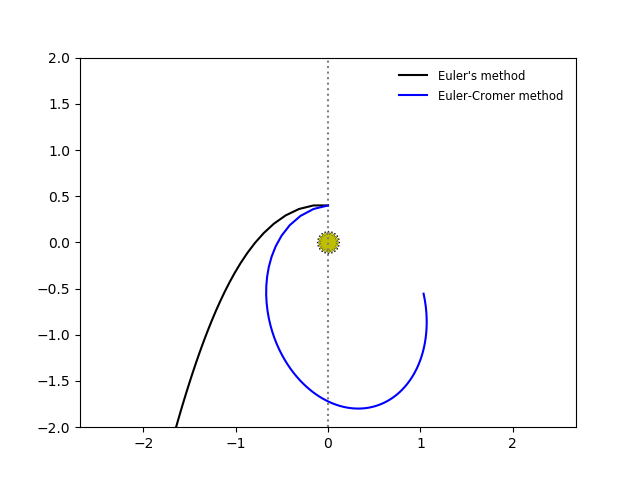

Source code (Python):
# compare Euler's method and the Euler-Cromer method for eccentric orbits
#
# M. Zingale

from __future__ import print_function

import numpy as np
import matplotlib.pyplot as plt
from orbit import *

# circular orbit
o = Orbit(1.0, 0.6)  # eccentricity = 0.6

# period
P = o.kepler_period()

hist_Euler = o.int_Euler(0.0125, P)
hist_EC = o.int_Euler_Cromer(0.0125, P)
#histRK2 = o.intRK2(0.0125, P)


plt.plot(hist_Euler.x, hist_Euler.y, label="Euler's method", color="k")

# mark the Sun
plt.scatter([0], [0], s=250, marker=(20,1), color="k")
plt.scatter([0], [0], s=200, marker=(20,1), color="y")

# draw a vertical line that the semi-major axis should fall on
yy = np.linspace(-2.0, 2.0, 100)
plt.plot(0.0*yy, yy, ls=":", color="0.5")


plt.plot(hist_EC.x, hist_EC.y, label="Euler-Cromer method", color="b")



leg = plt.legend()
ltext = leg.get_texts()
plt.setp(ltext, fontsize='small')
leg.draw_frame(0)

plt.xlim(-2,2)
plt.ylim(-2,2)

ax = plt.gca()
ax.set_aspect("equal", "datalim")


plt.savefig("orbit-eccentric.png")
plt.show()
